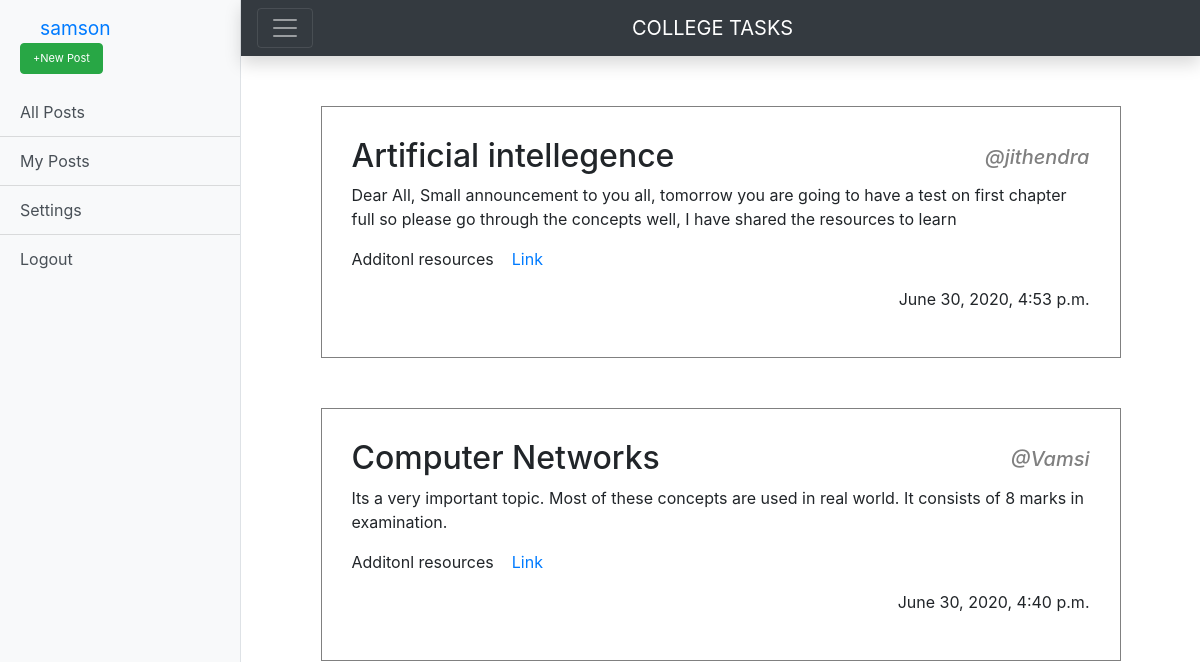
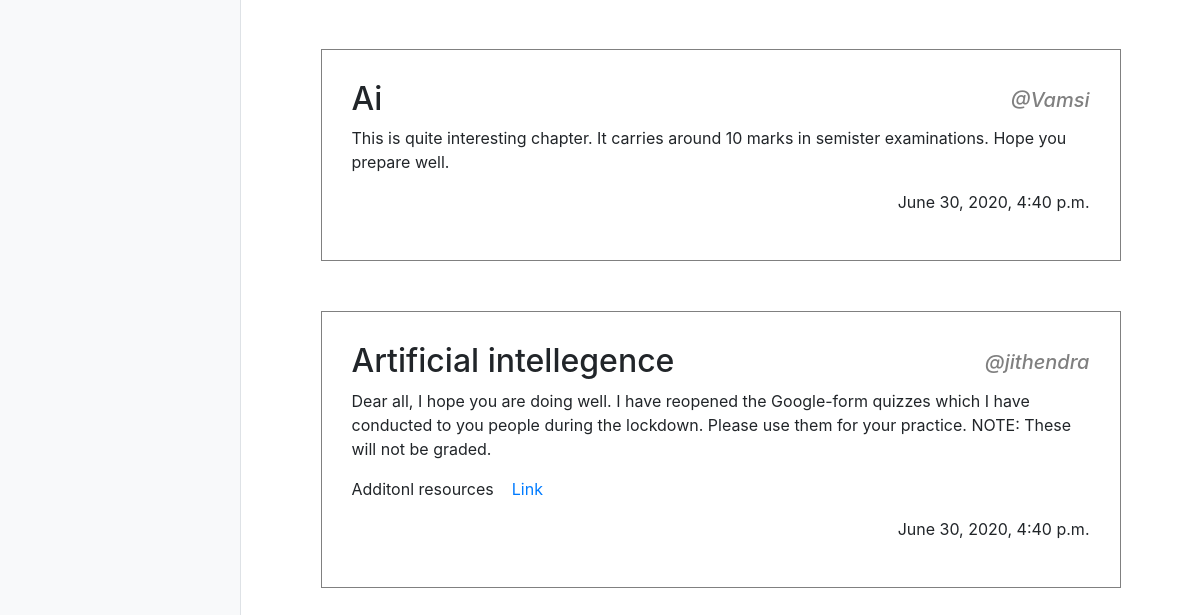
Page /viewPosts (signed in) on the earlier database version (2 pictures, top to bottom).
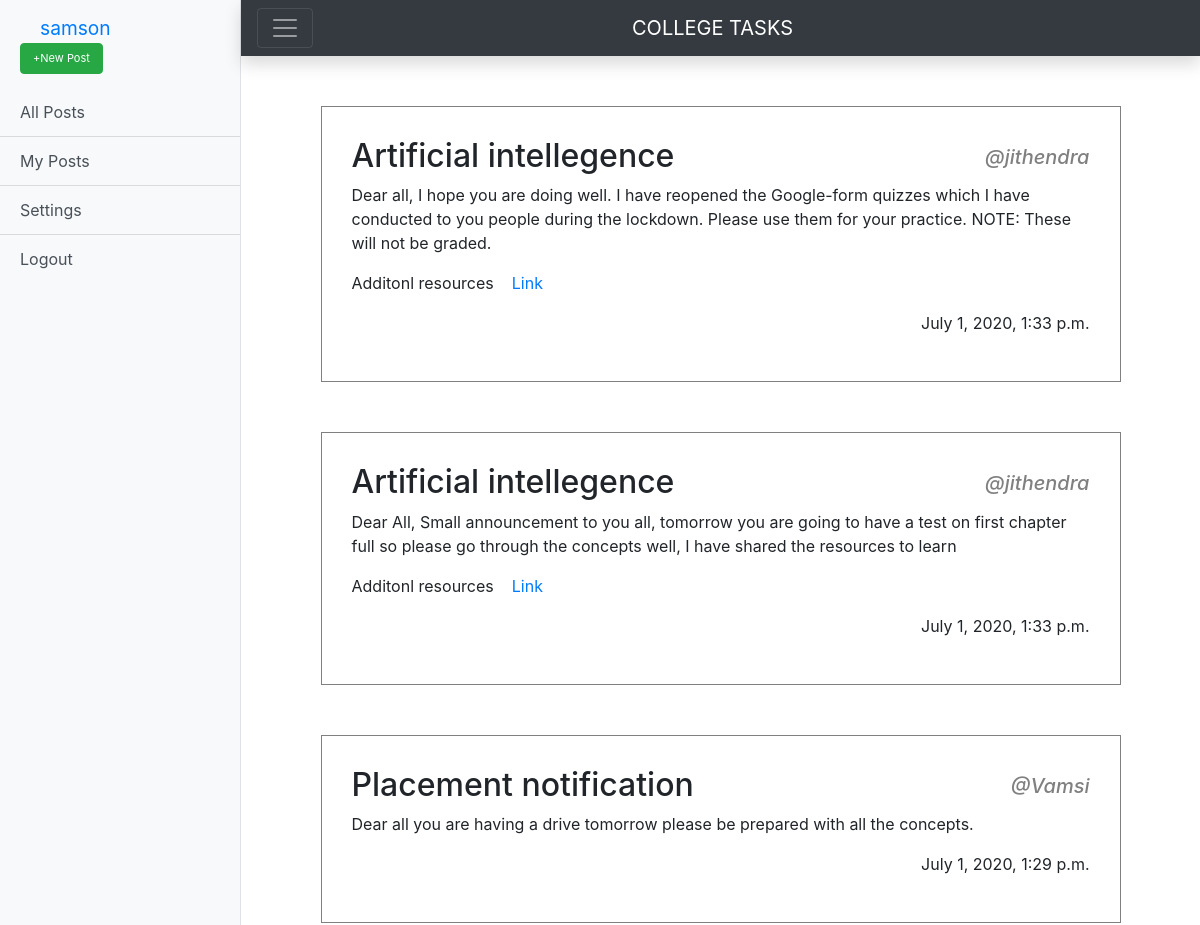
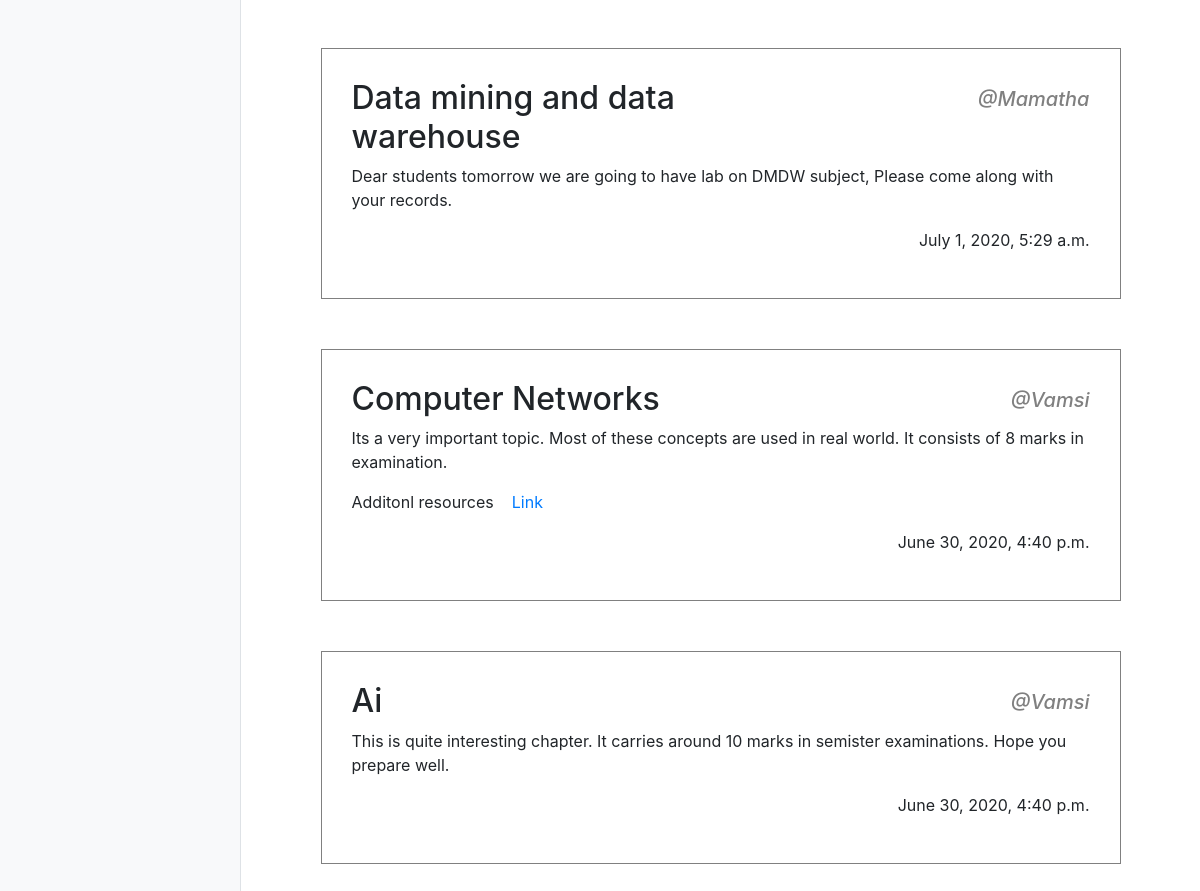
Same page on the later database version (2 pictures, top to bottom).
### myapp/models.py (models this page shows, shortened)
class Post(models.Model):
	subject = models.CharField(max_length = 100)
	topic = models.CharField(max_length = 100, blank = True)
	description = models.TextField(max_length = 250)
	author = models.CharField(max_length = 25)
	links = models.CharField(max_length = 500, blank = True)
	branch = models.CharField(max_length = 20, choices = branches, default = 'GLOBAL')
	year = models.CharField(max_length = 20, choices = yearChoices, default = 'All Years')
	sections = models.CharField(max_length = 20, choices = sectionChoices, default = 'All Years')
	date_posted = models.DateTimeField(auto_now=True)
	time_posted = models.TimeField(auto_now=True)

### myapp/views.py (the view)
# urls.py: path('viewPosts', views.viewPosts, name = "viewPosts"),
@login_required(login_url='/login/')
def viewPosts(request):
	if request.user.is_superuser:
		postObj = Post.objects.all().order_by('-date_posted', 'time_posted')
		return render(request, 'files/Posts.html', {'PostData' : postObj})
	else:
		postObj = Post.objects.filter(branch = "GLOBAL").order_by('-date_posted', 'time_posted')
		obj = Post.objects.all().order_by('-date_posted', 'time_posted')
		userData = Student.objects.all().filter(user = request.user)
		return render(request, 'files/Posts.html', {'PostData' : postObj,'userData' : userData})

### myapp/Templates/Files/Posts.html (shortened to what this page needs)
<!DOCTYPE html>
<html lang="en">
<head>
    <link rel="stylesheet" href="https://stackpath.bootstrapcdn.com/bootstrap/4.5.0/css/bootstrap.min.css">
    <link rel="stylesheet" href="path/to/font-awesome/css/font-awesome.min.css">
</head>
<body>
    <div class="d-flex" id="wrapper">
        <div class="bg-light border-right" id="sidebar-wrapper">
            {% if request.user.is_superuser %}
                <div class="sidebar-heading"><a class="sidebar-heading" href="/userProfile">{{ request.user }} <span class="sr-only">(current)</span></a> &nbsp &nbsp <a href="post"><button class="button btn btn-success">+New Post</button></div></a>
            {% else %}
                <div class="sidebar-heading">{{ request.user }}</div>
            {% endif %}
            <div class="list-group list-group-flush">
                {% if request.user.is_superuser %}
                    <a href="allPosts" class="list-group-item list-group-item-action bg-light">All Posts</a>
                    <a href="myPosts" class="list-group-item list-group-item-action bg-light">My Posts</a>
                {% endif %}
                <a class="list-group-item list-group-item-action bg-light" href="#" id="navbarDropdown" role="button" data-toggle="dropdown" aria-haspopup="true" aria-expanded="false">Settings
                </a>
                <a class="list-group-item list-group-item-action bg-light" href="/logout">Logout</a>
            </div>
        </div>
        <div id="page-content-wrapper">
            <nav class="navbar navbar-dark bg-dark shadow" style="text-align: center;">
                <button class="navbar-toggler" id="menu-toggle" aria-expanded="false"><span class="navbar-toggler-icon"></span></button>
                <a class="navbar-brand" href="#">COLLEGE TASKS</a>
            </nav>
            <div class="container">
                {% for data in PostData %}
                    <div class="container box ">
                        <div class="row">
                            <div class="col">
                                <h2>{{ data.subject }}</h2>
                            </div>
                            <div class="col ml-auto">
                                <h5 style="text-align: end;margin-top: 8px;color: grey;"><i>@{{ data.author }}</h5></i>
                            </div>
                        </div>
                        {% if data.description %}
                            <div class="row">
                                <div class="col">
                                    <p>{{ data.description }}</p>
                                </div>
                            </div>
                        {% endif %}
                        {% if data.links %}
                            <div class="row">
                                <div class="col">
                                    <p>Additonl resources &nbsp &nbsp<a href="{{ data.links }}">Link</a></p>
                                </div>
                            </div>
                        {% endif %}
                        <div class="row">
                            <div class="col ml-auto" style="text-align: end">
                                <p>{{ data.date_posted }}</p>
                            </div>
                        </div>
                    </div>
                {% endfor %}
            </div>
        </div>
    </div>
</body>
</html>

### myapp/Templates/Files/Posts.html (style rules this page uses)
#wrapper { overflow-x: hidden; }
#sidebar-wrapper { min-height: 100vh; margin-left: -15rem; -webkit-transition: margin .25s ease-out; -moz-transition: margin .25s ease-out; -o-transition: margin .25s ease-out; transition: margin .25s ease-out; }
#sidebar-wrapper .sidebar-heading { padding: 0.875rem 1.25rem; font-size: 1.2rem; }
#sidebar-wrapper .list-group { width: 15rem; }
#page-content-wrapper { min-width: 100vw; }
@media (min-width: 768px) { #sidebar-wrapper { margin-left: 0; } }
@media (min-width: 768px) { #page-content-wrapper { min-width: 0; width: 100%; } }
.box { border: 1px solid grey; max-width: 800px; margin-top: 50px; margin-bottom: 50px; padding: 30px; background-color: white; }
.button { max-width: 100px; max-height: 50px; font-size: 11px; }

Differences in the rows shown:
changed Post (number 1 of 6 on the later page): date_posted "June 30, 2020, 4:40 p.m." → "July 1, 2020, 1:33 p.m."; moves up the list
changed Post (number 2 of 6 on the later page): date_posted "June 30, 2020, 4:53 p.m." → "July 1, 2020, 1:33 p.m."
added Post: subject "Placement notification", author "Vamsi", description "Dear all you are having a drive tomorrow please be prepared with all the concepts.", date_posted "July 1, 2020, 1:29 p.m."
added Post: subject "Data mining and data warehouse", author "Mamatha", description "Dear students tomorrow we are going to have lab on DMDW subject, Please come along with your records.", date_posted "July 1, 2020, 5:29 a.m."
